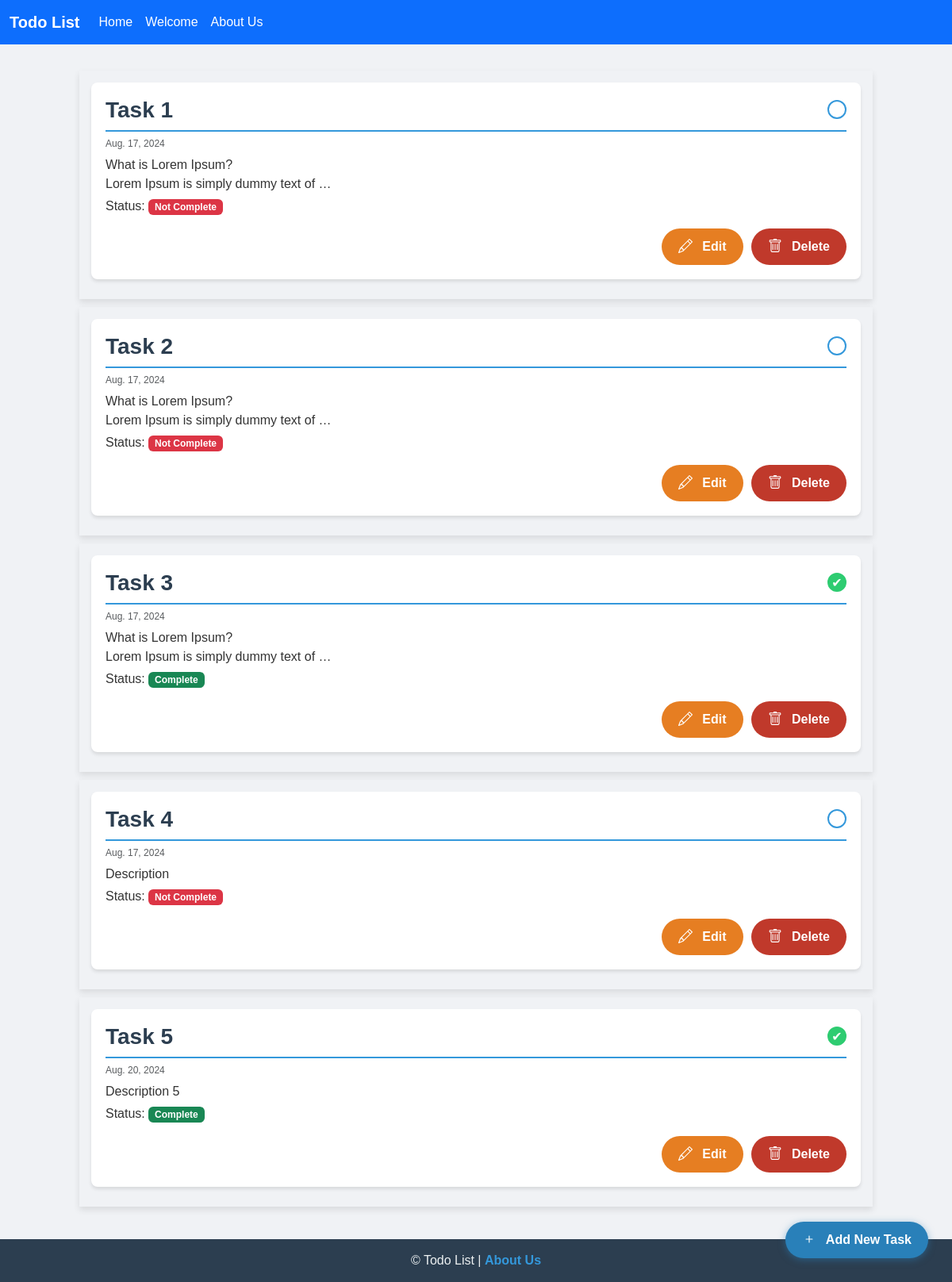
/tasks/, run on the app's committed database.
### tasks/models.py (models this page shows, shortened)
class Task(models.Model):
    title = models.CharField(max_length=200)
    description = models.TextField(blank=True)
    date = models.DateField(auto_now=False, auto_now_add=True)
    complete = models.BooleanField(default=False)
    position = models.PositiveIntegerField(default=0)

### tasks/views.py (the view)
# urls.py: path('', task_views.TaskListView.as_view(), name='tasks_list'),
class TaskListView(ListView):
    model = Task
    template_name = "tasks_list.html"
    context_object_name = 'tasks'

### templates/tasks_list.html (shortened to what this page needs)
{% extends "base.html" %}
{% block content %}
    <div class="task-container">
        <ul id="task-list" class="task-list">
            {% for task in tasks %}
            <li class="task-item" data-id="{{ task.id }}">
                <div class="task-card">
                    <div class="card-body">
                        <h3 class="card-title">
                            <a href="{% url 'task_detail' task.id %}">{{ task.title }}</a>
                            <form method="POST" action="{% url 'toggle_task_status' task.id %}" class="d-inline">
                                <button type="submit" class="task-status {% if task.complete %}completed{% endif %}" title="Toggle task status">
                                </button>
                            </form>
                        </h3>
                        <h6 class="card-subtitle mb-2 text-muted">{{ task.date }}</h6>
                        <p class="card-text">{{ task.description | safe | linebreaks | truncatewords:10 }}</p>
                        <p>Status:
                            {% if task.complete %}
                                <span class="badge bg-success">Complete</span>
                            {% else %}
                                <span class="badge bg-danger">Not Complete</span>
                            {% endif %}
                        </p>
                        <div class="task-actions d-flex justify-content-end mt-3">
                            <a href="{% url 'task_update' task.pk %}" class="btn btn-edit mr-2">
                                Edit
                            </a>
                            <a href="{% url 'task_delete' task.pk %}" class="btn btn-delete">
                                Delete
                            </a>
                        </div>
                    </div>
                </div>
            </li>
            {% endfor %}
        </ul>
        <div class="container mb-4">
           <a href="{% url 'task_create' %}" class="btn btn-add">
                <svg xmlns="http://www.w3.org/2000/svg" width="16" height="16" fill="currentColor" class="bi bi-plus" viewBox="0 0 16 16">
                    <path d="M8 4a.5.5 0 0 1 .5.5v3h3a.5.5 0 0 1 0 1h-3v3a.5.5 0 0 1-1 0v-3h-3a.5.5 0 0 1 0-1h3v-3A.5.5 0 0 1 8 4z"/>
                </svg>
                Add New Task
            </a>
        </div>
    </div>
{% endblock %}

### static/css/style.css (style rules this page uses)
body { font-family: 'Arial', sans-serif; background-color: #f0f2f5; color: #333; padding-top: 60px; min-height: 100vh; display: flex; flex-direction: column; }
.container { max-width: 1200px; margin: 0 auto; flex: 1 0 auto; }
.task-container { display: flex; flex-direction: column; gap: 8px; padding: 5px 0; width: 100%; max-width: 1000px; margin: 0 auto; }
.task-card { background-color: #ffffff; border-radius: 8px; margin-bottom: 15px; box-shadow: 0 3px 4px rgba(0, 0, 0, 0.1); transition: transform 0.3s ease, box-shadow 0.3s ease; }
.card-body { padding: 15px; }
.card-title { font-size: 1.25rem; font-weight: 700; color: #2c3e50; margin-bottom: 10px; border-bottom: 2px solid #3498db; padding-bottom: 8px; display: flex; justify-content: space-between; align-items: center; }
.card-subtitle { font-size: 0.875rem; color: #7f8c8d; margin-bottom: 10px; }
.task-status { display: inline-block; width: 24px; height: 24px; border: 2px solid #3498db; border-radius: 50%; cursor: pointer; transition: all 0.3s ease; margin-left: 15px; position: relative; background-color: transparent; }
.task-status.completed { background-color: #2ecc71; border-color: #2ecc71; }
.task-status.completed::after { content: '\2714'; color: white; display: flex; justify-content: center; align-items: center; position: absolute; top: 0; left: 0; right: 0; bottom: 0; font-size: 16px; }
.btn { border-radius: 25px; padding: 10px 20px; font-weight: bold; transition: all 0.3s ease; text-decoration: none; }
.btn-add { background-color: #2980b9; color: #ffffff; position: fixed; bottom: 30px; right: 30px; z-index: 1000; box-shadow: 0 2px 10px rgba(41, 128, 185, 0.5); }
.btn-edit { background-color: #e67e22; color: #ffffff; margin-right: 10px; }
.btn-delete { background-color: #c0392b; color: #ffffff; }
.btn svg { width: 18px; height: 18px; margin-right: 8px; vertical-align: text-bottom; }
a { font-size: 1.75rem; font-weight: 800; text-decoration: none; color: inherit; justify-content: space-between; align-items: center; font-family: sans-serif; }
.task-card { padding: 10px; margin-bottom: 10px; }
.card-body { padding: 8px; }
.card-title { font-size: 16px; margin-bottom: 8px; }
.card-subtitle { font-size: 12px; margin-bottom: 8px; }
.card-text { font-size: 14px; margin-bottom: 8px; }
.task-actions { margin-top: 8px; }
.task-card p { margin: 4px 0; }
.task-list { list-style-type: none; padding: 0; margin: 0; position: relative; }
.task-item { cursor: move; margin: 0 0 10px 0; padding: 15px; background: var(--darker-bg); color: var(--light-text); transition: transform 0.3s ease, background-color 0.3s ease; box-shadow: 0 4px 8px rgba(0, 0, 0, 0.1); position: relative; }
.task-list { transition: all 0.3s ease; }

### data on the page
Task: title "Task 1", complete False (drawn), date "Aug. 17, 2024", description "What is Lorem Ipsum? Lorem Ipsum is simply dummy text of …"
Task: title "Task 2", complete False (drawn), date "Aug. 17, 2024", description "What is Lorem Ipsum? Lorem Ipsum is simply dummy text of …"
Task: title "Task 3", complete True (drawn), date "Aug. 17, 2024", description "What is Lorem Ipsum? Lorem Ipsum is simply dummy text of …"
Task: title "Task 4", complete False (drawn), date "Aug. 17, 2024", description "Description"
Task: title "Task 5", complete True (drawn), date "Aug. 20, 2024", description "Description 5"
